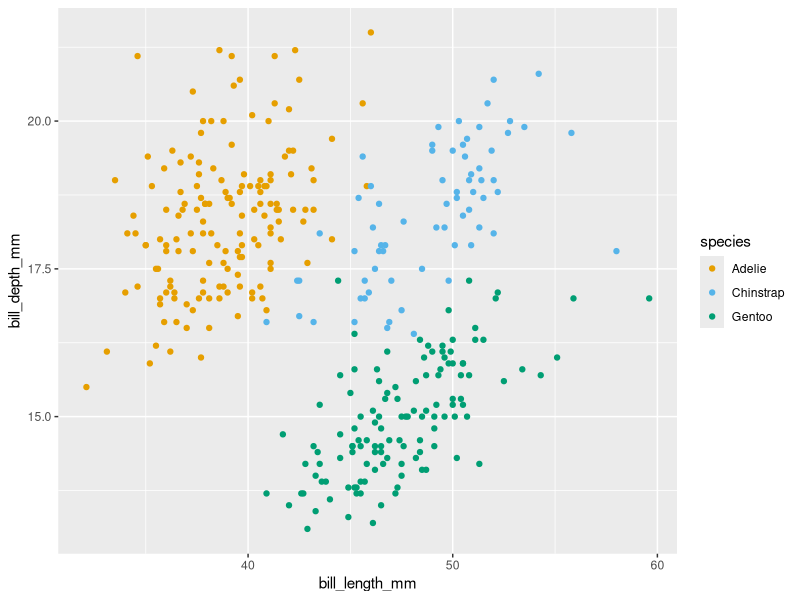
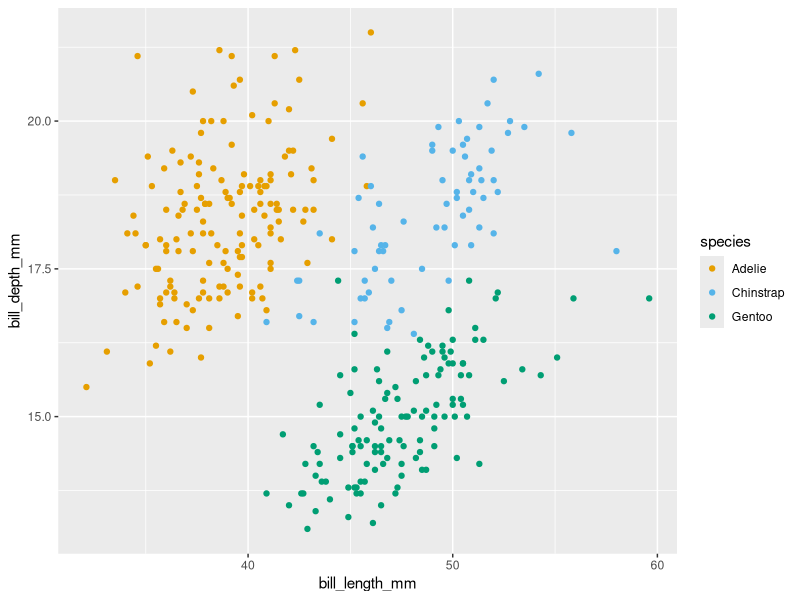

Generate these figures, in order, with R:

            library(ggplot2)
            library(palmerpenguins)
            built_answer <- tryCatch(
                {
                    set.seed(42)
                    ggplot(penguins, aes(x = bill_length_mm, y = bill_depth_mm, colour = species)) + geom_point() + scale_colour_manual(values = c(Adelie = "#E69F00", Chinstrap = "#56B4E9", Gentoo = "#009E73"))
                    suppressWarnings(
                        if (!file.exists("/sandbox/figures/bill-length_bill-depth_scatter_scale_colour_manual_answer.png")) {
                            ggsave(
                                width = 3,
                                height = 3,
                                "/sandbox/figures/bill-length_bill-depth_scatter_scale_colour_manual_answer.png"
                            )
                        }
                    )
                    suppressWarnings(
                        ggplot_build(last_plot())
                    )
                },
                error = function(e) {
                    'ERROR'
                }
            )
            built_submission <- tryCatch(
                {
                    set.seed(42)
                    ggplot(penguins, aes(x = bill_length_mm, y = bill_depth_mm, color = species)) +
  geom_point() +
  scale_color_manual(values = c(Adelie = "#E69F00", Chinstrap = "#56B4E9", Gentoo = "#009E73"))
                    suppressWarnings(
                        ggsave(
                            width = 3,
                            height = 3,
                            "figures/bill-length_bill-depth_scatter_scale_colour_manual_submission_llama.png"
                        )
                    )
                    suppressWarnings(
                        ggplot_build(last_plot())
                    )
                },
                error = function(e) {
                    'ERROR'
                }
            )
            cat(isTRUE(all.equal(built_answer, built_submission)))
        
